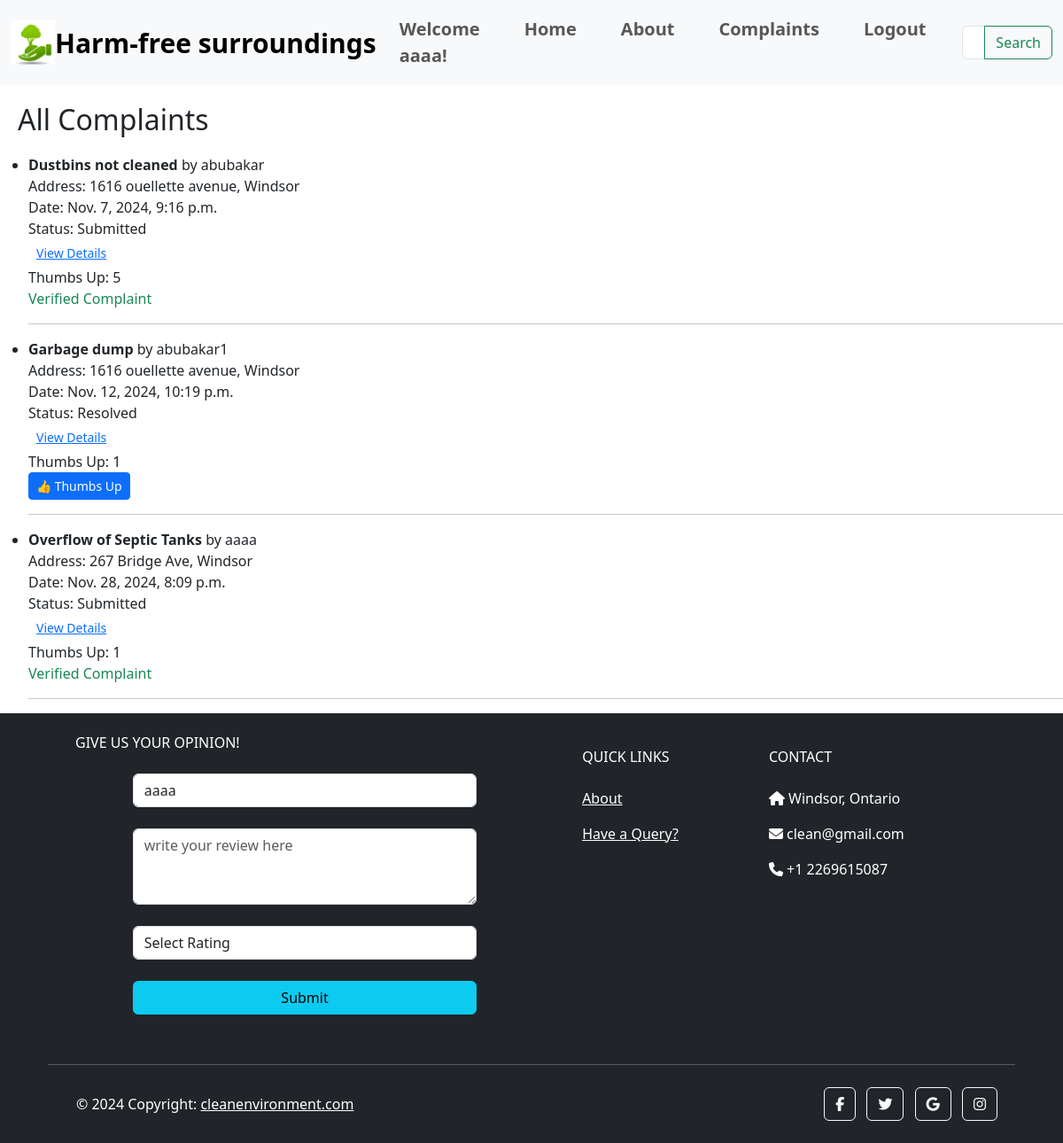
Page /all_complaints (signed in) on the earlier database version.
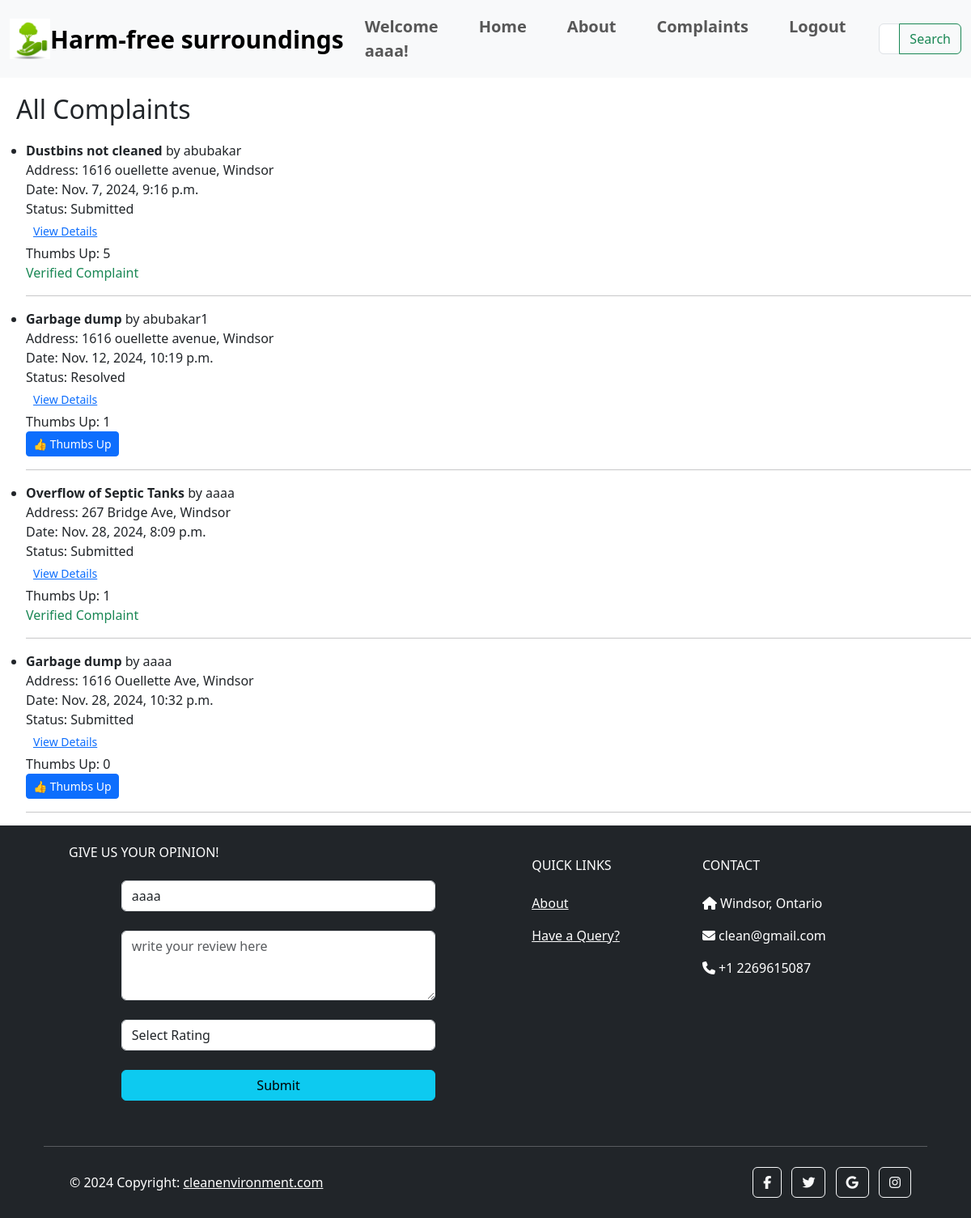
Same page on the later database version.
### city/models.py (models this page shows, shortened)
class Complaint(models.Model):
    STATUS = (
        ('Submitted', 'Submitted'),
        ('Pending', 'Pending'),
        ('Resolved', 'Resolved')
    )
    COMPLAINTS = (
        ('Garbage dump', 'Garbage dump'),
        ('Overflow of Septic Tanks', 'Overflow of Septic Tanks'),
        ('Burning of Garbage', 'Burning of Garbage'),
        ('Stagnant Water', 'Stagnant Water'),
        ('Dustbins not cleaned', 'Dustbins not cleaned'),
        ('Improper Sanitization', 'Improper Sanitization'),
        ('Open Manholes or Drains', 'Open Manholes or Drains'),
    )
    user_name = models.ForeignKey(MyUser, on_delete=models.CASCADE)
    complaint_type = models.CharField(max_length=200, null=True, choices=COMPLAINTS)
    address = models.CharField(max_length=500, null=True)
    city = models.CharField(max_length=100, null=True)
    postal_code = models.CharField(max_length=20, null=True, blank=True)
    thumbs_up = models.PositiveIntegerField(default=0)
    is_verified = models.BooleanField(default=False)
    voted_users = models.ManyToManyField(MyUser, related_name='voted_complaints', blank=True)
    landmark = models.CharField(max_length=200, null=True)
    info = models.CharField(max_length=200, null=True)
    latitude = models.FloatField(null=True, blank=True)
    longitude = models.FloatField(null=True, blank=True)
    complaint_date = models.DateTimeField(auto_now_add=True, null=True)
    picture = models.ImageField(null=True)
    video = models.FileField(upload_to='uploads/complaint_videos/', null=True, blank=True)
    tracking_id = models.CharField(null=True, max_length=16)
    status = models.CharField(max_length=200, null=True, default='Submitted', choices=STATUS)

class MyUser(AbstractUser):
    email = models.EmailField(unique=True)
    is_user = models.BooleanField(default=True)
    is_employee = models.BooleanField(default=False)

### city/views.py (the view)
# urls.py: path('all_complaints',views.all_complaints,name='all_complaints'),
@login_required
def all_complaints(request):
    complaints = Complaint.objects.all()
    return render(request, 'city/all_complaints.html', {'complaints': complaints})

### city/templates/city/all_complaints.html (shortened to what this page needs)
{% extends 'city/navbar.html' %}
{% block content %}
<h2 style="margin: 20px;">All Complaints</h2>
<div class="complaints-list">
  {% if complaints %}
    <ul>
      {% for complaint in complaints %}
        <li>
          <strong>{{ complaint.complaint_type }}</strong> by {{ complaint.user_name.username }} <br>
          Address: {{ complaint.address }}, {{ complaint.city }} <br>
          Date: {{ complaint.complaint_date }} <br>
          Status: {{ complaint.status }} <br>
        <a href="{% url 'complaint_detail' complaint.id %}" class="btn btn-link btn-sm">View Details</a><br>
          Thumbs Up: <span id="thumbs-up-count-{{ complaint.id }}">{{ complaint.thumbs_up }}</span> <br>
          {% if not complaint.is_verified %}
            {% if user in complaint.voted_users.all %}
              <span class="text-info">You have already voted.</span>
            {% else %}
              <button
                  id="thumbs-up-btn-{{ complaint.id }}"
                  class="btn btn-primary btn-sm"
                  onclick="thumbsUp({{ complaint.id }})">
                👍 Thumbs Up
              </button>
            {% endif %}
          {% else %}
            <span class="text-success">Verified Complaint</span>
          {% endif %}
        </li>
        <hr>
      {% endfor %}
    </ul>
  {% else %}
    <p>No complaints filed yet.</p>
  {% endif %}
</div>
{% endblock content %}

Differences in the rows shown:
added Complaint: complaint_type "Garbage dump", user_name.username "aaaa", address "1616 Ouellette Ave", city "Windsor", complaint_date "Nov. 28, 2024, 10:32 p.m.", status "Submitted", thumbs_up "0"
